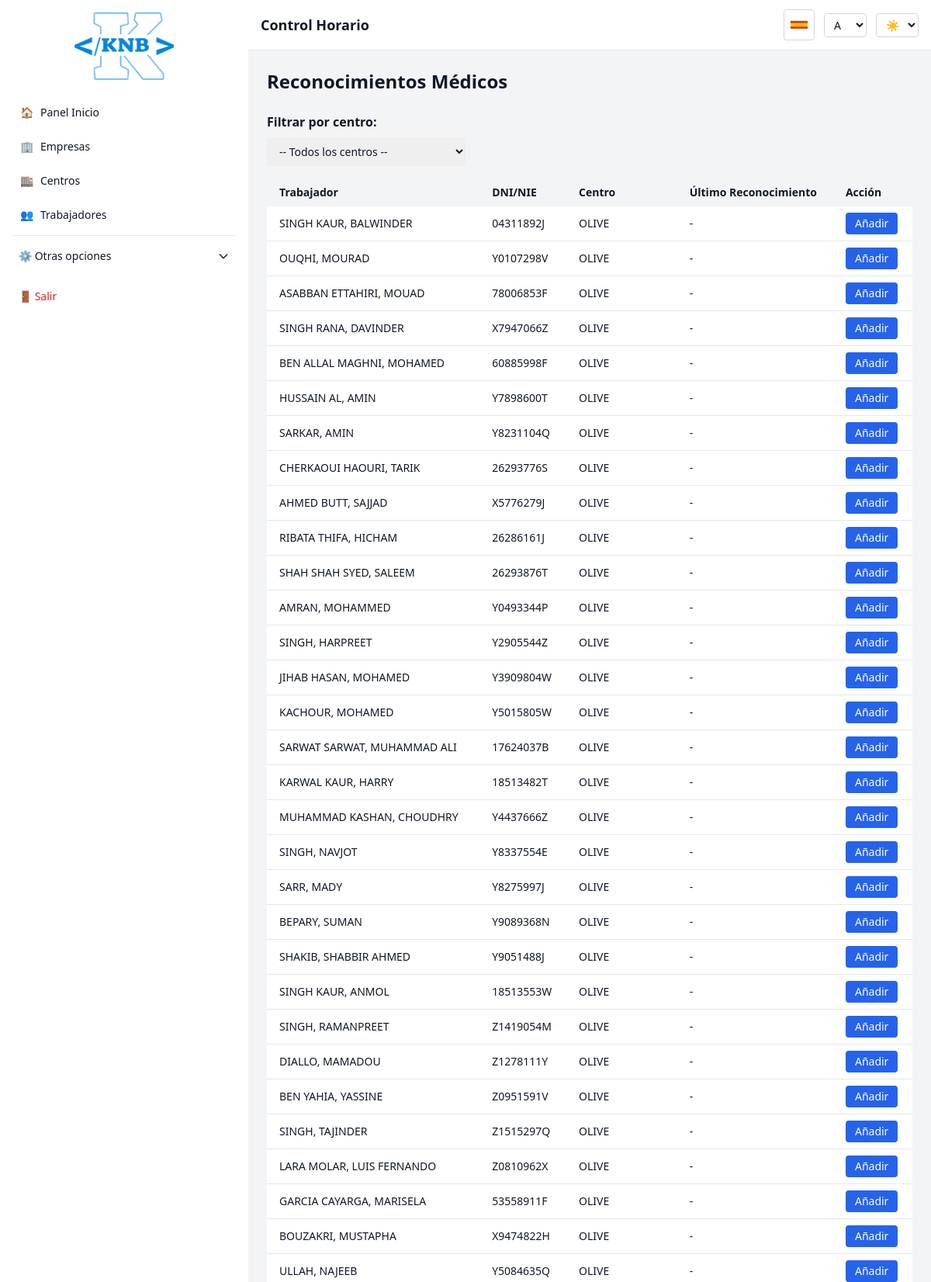
The page /prevencion/reconocimientos (signed in, upper part) on the database its author committed.
### app/models.py (models this page shows)
class Trabajador(db.Model):
    id = db.Column(db.Integer, primary_key=True)
    nombre = db.Column(db.String(100), nullable=False)
    email = db.Column(db.String(120))
    telefono = db.Column(db.String(20))
    dni = db.Column(db.String(20), nullable=False)
    pin = db.Column(db.String(5), nullable=False)
    centro_id = db.Column(db.Integer, db.ForeignKey('centro.id'), nullable=True)
    activo = db.Column(db.Boolean, default=True)
    rol = db.Column(db.String(20), default='trabajador')
    nass = db.Column(db.String(20))
    nacionalidad = db.Column(db.String(60))
    genero = db.Column(db.String(10))
    iban = db.Column(db.String(34))
    cursos_asociados = db.relationship('TrabajadorCurso', back_populates='trabajador', cascade="all, delete-orphan")
    centro = db.relationship(
        'Centro',
        backref=db.backref('trabajadores', lazy='joined'),
        lazy='joined'
    )
    fichajes = db.relationship(
        'Fichaje',
        backref='trabajador',
        lazy=True,
        cascade='all, delete-orphan',
        passive_deletes=True
    )
    vacaciones = db.relationship(
        'Vacacion',
        backref='trabajador',
        lazy=True,
        cascade='all, delete-orphan',
        passive_deletes=True
    )
    horarios = db.relationship(
        'Horario',
        backref='trabajador',
        lazy=True,
        cascade='all, delete-orphan',
        passive_deletes=True
    )

class Centro(db.Model):
    id = db.Column(db.Integer, primary_key=True)
    nombre = db.Column(db.String(120), nullable=False)
    empresa_id = db.Column(db.Integer, db.ForeignKey('empresa.id'), nullable=False)
    activo = db.Column(db.Boolean, default=True)
    email = db.Column(db.String(120))
    telefono = db.Column(db.String(30))
    direccion = db.Column(db.String(255))
    codigo_postal = db.Column(db.String(10))
    ccc = db.Column(db.String(50))
    cif = db.Column(db.String(50))
    responsable = db.Column(db.String(120))
    sector = db.Column(db.String(50))
    fecha_creacion = db.Column(db.DateTime, default=datetime.utcnow)
    empresa = db.relationship('Empresa', back_populates='centros')

### app/routes/prevencion.py (the view)
@bp_prevencion.route('/reconocimientos')
@login_required
def reconocimientos():
    trabajadores = Trabajador.query.all()
    centros = Centro.query.all()
    return render_template('reconocimientos.html', trabajadores=trabajadores, centros=centros)

### templates/reconocimientos.html (shortened to what this page needs)
{% extends 'base.html' %}
{% block content %}
<h2 class="text-2xl font-bold mb-6 text-center md:text-left" data-i18n="reconocimientos.titulo_general">
</h2>
<div class="mb-4">
    <label for="centro-select" class="block font-semibold mb-2" data-i18n="reconocimientos.filtro_label">
    </label>
    <select id="centro-select" class="w-full sm:w-64 border-gray-300 rounded px-3 py-2 text-sm"
        onchange="filtrarCentro()">
        <option value="" data-i18n="reconocimientos.filtro_todos">
            {{ _('reconocimientos.filtro_todos') }}
        </option>
    </select>
</div>
<div class="overflow-x-auto">
    <table class="min-w-full bg-white dark:bg-gray-800 rounded shadow text-sm" id="tabla-reconocimientos">
        <thead class="bg-gray-100 dark:bg-gray-700">
            <tr>
                <th class="px-4 py-2 text-left" data-i18n="reconocimientos.tabla.trabajador">
                </th>
                <th class="px-4 py-2 text-left" data-i18n="reconocimientos.tabla.dni">
                </th>
                <th class="px-4 py-2 text-left" data-i18n="reconocimientos.tabla.centro">
                </th>
                <th class="px-4 py-2 text-left" data-i18n="reconocimientos.tabla.ultimo">
                </th>
                <th class="px-4 py-2 text-left" data-i18n="reconocimientos.tabla.accion">
                </th>
            </tr>
        </thead>
        <tbody class="divide-y divide-gray-200 dark:divide-gray-700">
            {% for t in trabajadores %}
            <tr data-centro="{{ t.centro.id if t.centro }}">
                <td class="px-4 py-2">{{ t.nombre }}</td>
                <td class="px-4 py-2">{{ t.dni }}</td>
                <td class="px-4 py-2">{{ t.centro.nombre if t.centro else '-' }}</td>
                <td class="px-4 py-2">
                    {% if t.reconocimientos %}
                    {{ t.reconocimientos[-1].fecha.strftime('%d/%m/%Y') }}
                    {% else %}
                    -
                    {% endif %}
                </td>
                <td class="px-4 py-2">
                    <button
                        class="px-3 py-1 text-sm bg-blue-600 text-white rounded hover:bg-blue-700 btn-reconocimiento"
                        data-id="{{ t.id }}" data-nombre="{{ t.nombre }}"
                        data-i18n="reconocimientos.boton_abrir_modal">
                    </button>
                </td>
            </tr>
            {% endfor %}
        </tbody>
    </table>
</div>
{% endblock %}

### rows shown on the page
Trabajador: nombre "SINGH KAUR, BALWINDER", dni "04311892J", centro "OLIVE"
Trabajador: nombre "OUQHI, MOURAD", dni "Y0107298V", centro "OLIVE"
Trabajador: nombre "ASABBAN ETTAHIRI, MOUAD", dni "78006853F", centro "OLIVE"
Trabajador: nombre "SINGH RANA, DAVINDER", dni "X7947066Z", centro "OLIVE"
Trabajador: nombre "BEN ALLAL MAGHNI, MOHAMED", dni "60885998F", centro "OLIVE"
Trabajador: nombre "HUSSAIN AL, AMIN", dni "Y7898600T", centro "OLIVE"
Trabajador: nombre "SARKAR, AMIN", dni "Y8231104Q", centro "OLIVE"
Trabajador: nombre "CHERKAOUI HAOURI, TARIK", dni "26293776S", centro "OLIVE"
Trabajador: nombre "AHMED BUTT, SAJJAD", dni "X5776279J", centro "OLIVE"
Trabajador: nombre "RIBATA THIFA, HICHAM", dni "26286161J", centro "OLIVE"
Trabajador: nombre "SHAH SHAH SYED, SALEEM", dni "26293876T", centro "OLIVE"
Trabajador: nombre "AMRAN, MOHAMMED", dni "Y0493344P", centro "OLIVE"
Trabajador: nombre "SINGH, HARPREET", dni "Y2905544Z", centro "OLIVE"
Trabajador: nombre "JIHAB HASAN, MOHAMED", dni "Y3909804W", centro "OLIVE"
Trabajador: nombre "KACHOUR, MOHAMED", dni "Y5015805W", centro "OLIVE"
Trabajador: nombre "SARWAT SARWAT, MUHAMMAD ALI", dni "17624037B", centro "OLIVE"
Trabajador: nombre "KARWAL KAUR, HARRY", dni "18513482T", centro "OLIVE"
Trabajador: nombre "MUHAMMAD KASHAN, CHOUDHRY", dni "Y4437666Z", centro "OLIVE"
Trabajador: nombre "SINGH, NAVJOT", dni "Y8337554E", centro "OLIVE"
Trabajador: nombre "SARR, MADY", dni "Y8275997J", centro "OLIVE"
Trabajador: nombre "BEPARY, SUMAN", dni "Y9089368N", centro "OLIVE"
Trabajador: nombre "SHAKIB, SHABBIR AHMED", dni "Y9051488J", centro "OLIVE"
Trabajador: nombre "SINGH KAUR, ANMOL", dni "18513553W", centro "OLIVE"
Trabajador: nombre "SINGH, RAMANPREET", dni "Z1419054M", centro "OLIVE"
Trabajador: nombre "DIALLO, MAMADOU", dni "Z1278111Y", centro "OLIVE"
Trabajador: nombre "BEN YAHIA, YASSINE", dni "Z0951591V", centro "OLIVE"
Trabajador: nombre "SINGH, TAJINDER", dni "Z1515297Q", centro "OLIVE"
Trabajador: nombre "LARA MOLAR, LUIS FERNANDO", dni "Z0810962X", centro "OLIVE"
Trabajador: nombre "GARCIA CAYARGA, MARISELA", dni "53558911F", centro "OLIVE"
Trabajador: nombre "BOUZAKRI, MUSTAPHA", dni "X9474822H", centro "OLIVE"
Trabajador: nombre "ULLAH, NAJEEB", dni "Y5084635Q", centro "OLIVE"

### other values the page prints
form field value "-- Todos los centros --"
